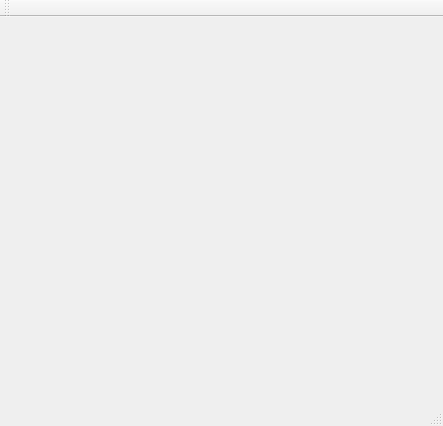
<?xml version="1.0" encoding="UTF-8"?>
<ui version="4.0">
 <class>MainWindow</class>
 <widget class="QMainWindow" name="MainWindow">
  <property name="geometry">
   <rect>
    <x>0</x>
    <y>0</y>
    <width>443</width>
    <height>426</height>
   </rect>
  </property>
  <property name="windowTitle">
   <string>Motoman Joint State Publisher</string>
  </property>
  <widget class="QWidget" name="centralWidget">
   <widget class="QLabel" name="label_readings">
    <property name="geometry">
     <rect>
      <x>310</x>
      <y>20</y>
      <width>121</width>
      <height>16</height>
     </rect>
    </property>
    <property name="text">
     <string/>
    </property>
   </widget>
  </widget>
  <widget class="QMenuBar" name="menuBar">
   <property name="geometry">
    <rect>
     <x>0</x>
     <y>0</y>
     <width>443</width>
     <height>22</height>
    </rect>
   </property>
  </widget>
  <widget class="QToolBar" name="mainToolBar">
   <attribute name="toolBarArea">
    <enum>TopToolBarArea</enum>
   </attribute>
   <attribute name="toolBarBreak">
    <bool>false</bool>
   </attribute>
  </widget>
  <widget class="QStatusBar" name="statusBar"/>
 </widget>
 <layoutdefault spacing="6" margin="11"/>
 <resources/>
 <connections/>
</ui>
